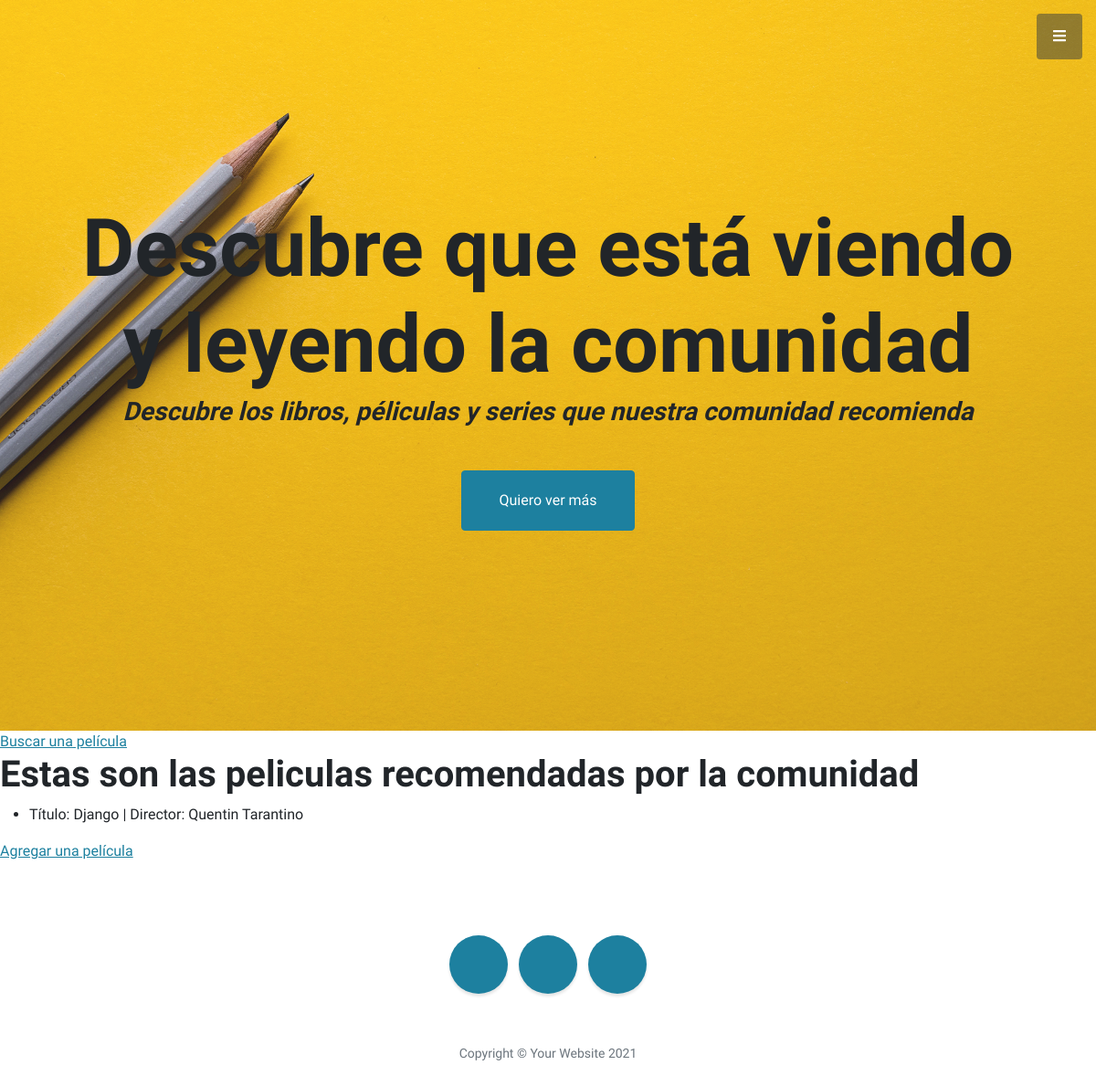
Page /perfil/movies/ on the earlier database version.
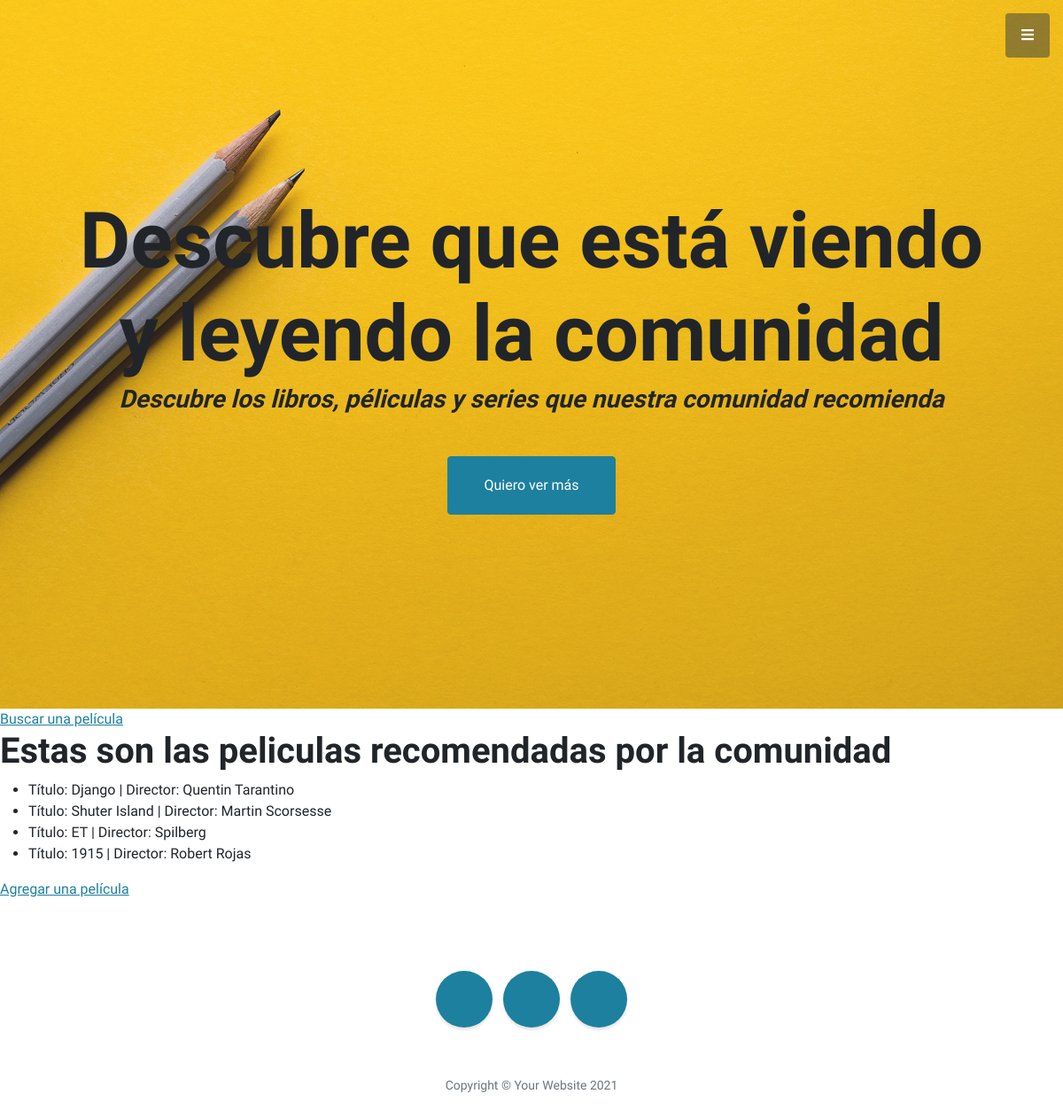
Same page on the later database version.
### perfil/models.py (models this page shows)
class Movies(models.Model):
    title = models.CharField(max_length=35)
    director = models.CharField(max_length=30)
    length_minutes = models.IntegerField()
    gender = models.CharField(max_length=20)

### perfil/views.py (the view)
# urls.py: path('movies/', views.movies, name='movies'),
def movies(request):
    movies = Movies.objects.filter(title__icontains='')
    return render(request, 'perfil/movies.html', {'movies' : movies})

### perfil/templates/perfil/movies.html
{% extends 'perfil/padre.html' %}
{% load static %}
{% block contenidoQueCambia %}
    <a href="{% url 'searchMovie' %}" >Buscar una película</a>
    <div id='options'>
        <h1>Estas son las peliculas recomendadas por la comunidad</h1>
        <ul>
            {% for m in movies %}
            <li> Título: {{m.title}} | Director: {{m.director}} </li>
            {% endfor %}
        </ul>
    </div>
    <a href="{% url 'formMovie' %}" >Agregar una película</a>
{% endblock  %}

### perfil/templates/perfil/padre.html (shortened to what this page needs)
<!DOCTYPE html>
<html lang="en">
    <head>
        {% load static %}
        <link href="https://cdnjs.cloudflare.com/ajax/libs/simple-line-icons/2.5.5/css/simple-line-icons.min.css" rel="stylesheet" />
        <link href= "{% static 'home/css/styles.css'%}" rel="stylesheet" />
    </head>
    <body id="page-top">
        <a class="menu-toggle rounded" href="#"><i class="fas fa-bars"></i></a>
        <header class="masthead d-flex align-items-center">
            <div class="container px-4 px-lg-5 text-center">
                <h1 class="mb-1">Descubre que está viendo y leyendo la comunidad</h1>
                <h3 class="mb-5"><em>Descubre los libros, péliculas y series que nuestra comunidad recomienda </em></h3>
                <a class="btn btn-primary btn-xl" href="#options">Quiero ver más</a>
            </div>
        </header>
        {% block contenidoQueCambia %}
        {% endblock  %}
        <footer class="footer text-center">
            <div class="container px-4 px-lg-5">
                <ul class="list-inline mb-5">
                    <li class="list-inline-item">
                        <a class="social-link rounded-circle text-white mr-3" href="#!"></a>
                    </li>
                    <li class="list-inline-item">
                        <a class="social-link rounded-circle text-white mr-3" href="#!"></a>
                    </li>
                    <li class="list-inline-item">
                        <a class="social-link rounded-circle text-white" href="#!"></a>
                    </li>
                </ul>
                <p class="text-muted small mb-0">Copyright &copy; Your Website 2021</p>
            </div>
        </footer>
    </body>
</html>

Differences in the rows shown:
added Movies: title "Shuter Island", director "Martin Scorsesse"
added Movies: title "ET", director "Spilberg"
added Movies: title "1915", director "Robert Rojas"
